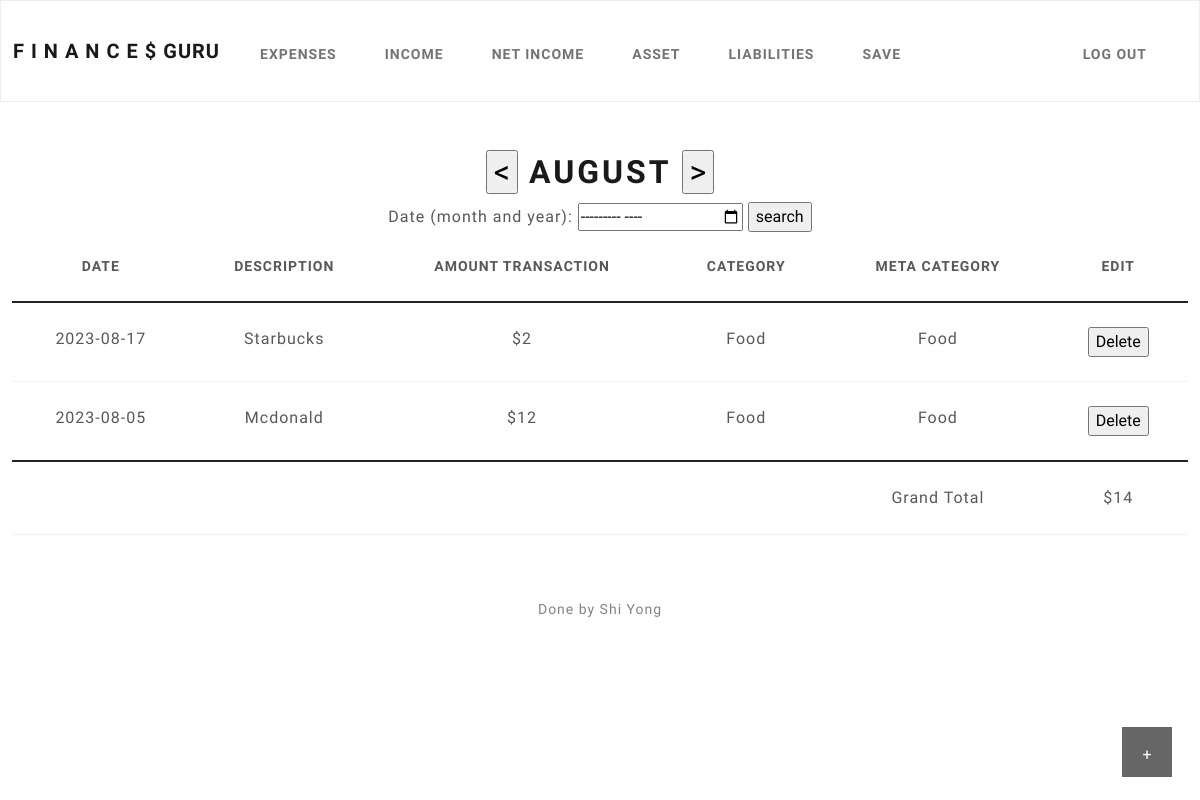
The app's page /expenses (signed in), older data.
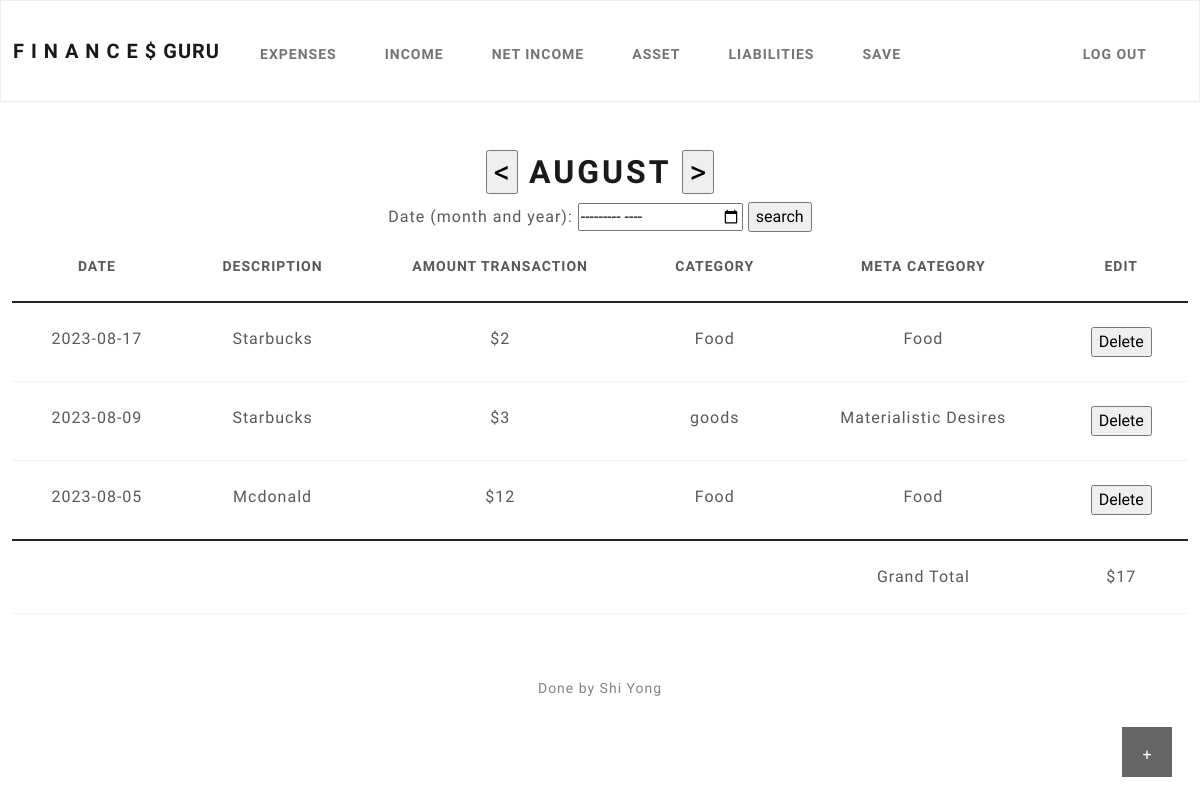
The same page, newer data.
### tables this page shows
CREATE TABLE "Expenses" (
	"E_id"	INTEGER,
	"Date"	TEXT,
	"Description"	TEXT,
	"expenses"	INTEGER,
	"Category"	TEXT,
	"MetaC"	TEXT,
	"id"	INTEGER NOT NULL,
	PRIMARY KEY("E_id" AUTOINCREMENT),
	FOREIGN KEY("id") REFERENCES "users"("id")
);

### app.py (the view)
@app.route("/expenses", methods=["GET", "POST"])
@login_required
def expenses():
    global month
    if request.method == "POST":
        Date = request.form.get('Date')
        Description = request.form.get('Description')
        expenses = request.form.get('expenses')
        Category = request.form.get('Category')
        MetaC = request.form.get('MetaC') #TODO get the month that the search engine search for and return results
        if Date:
            db.execute("INSERT INTO Expenses (id, Date,Description,expenses,Category,MetaC) VALUES(?, ?, ?, ?, ?, ?)", session["user_id"], Date,Description,expenses,Category,MetaC)
        Delete = request.form.get('Delete')
        if Delete != None:
            db.execute("DELETE FROM Expenses WHERE E_id = ? AND id = ?",Delete,session["user_id"])
        today = date.today()
        today = str(today)
        search = today[:-4]
        MONTH = request.form.get('month')
        if MONTH != None:
            MONTH = str(MONTH)
            MONTH = MONTH[-2:]
            if MONTH[:1] == '0':
                month = int(MONTH[-1:])
            else:
                month = int(MONTH)
        Previous = request.form.get('Previous')
        if Previous != None:
            month = int(month) -1
        Next = request.form.get('Next')
        if Next != None:
            month = int(month) +1
        if int(month) > 12 or int(month) < 1: #check if it overflow
            month = today[-4:-3]
        Month_full_name = calendar.month_name[int(month)]
        month = str(month)
        search = search + month
        search = search + '%'
        total = db.execute("SELECT SUM(expenses) FROM Expenses WHERE id = ? AND Date LIKE ?", session["user_id"],search)
        total = total[0]['SUM(expenses)']
        if total == None:
            total = 0
        LIST = db.execute("SELECT * FROM Expenses WHERE id = ? AND Date LIKE ? ORDER BY Date DESC", session["user_id"],search) #TODO Search the data from This month date
        Cat = [' Birthday Gift', 'Business Expense', 'Charity', 'Entertainment','Food','Materialistic Desires','Medical','Other','Rent','Self-Improvement','Transportation','Travel']
        return render_template('expenses.html',Cat=Cat,LIST=LIST,Month_full_name=Month_full_name, total = total)
    else:
        today = date.today()
        today = str(today)
        search = today[:-4]
        month = today[-4:-3]
        Month_full_name = calendar.month_name[int(month)]
        search = search + month
        search = search + '%'
        total = db.execute("SELECT SUM(expenses) FROM Expenses WHERE id = ? AND Date LIKE ?", session["user_id"],search)
        total = total[0]['SUM(expenses)']
        if total == None:
            total = 0
        LIST = db.execute("SELECT * FROM Expenses WHERE id = ? AND Date LIKE ? ORDER BY Date DESC", session["user_id"],search) #TODO Search the data from This month date
        Cat = [' Birthday Gift', 'Business Expense', 'Charity', 'Entertainment','Food','Materialistic Desires','Medical','Other','Rent','Self-Improvement','Transportation','Travel']
        return render_template('expenses.html',Cat=Cat,LIST=LIST,Month_full_name=Month_full_name, total = total)

### app.py (called while the page is built)
@app.after_request
def after_request(response):
    response.headers["Cache-Control"] = "no-cache, no-store, must-revalidate"
    response.headers["Expires"] = 0
    response.headers["Pragma"] = "no-cache"
    return response

### helpers.py (called while the page is built)
def login_required(f):
    @wraps(f)
    def decorated_function(*args, **kwargs):
        if session.get("user_id") is None:
            return redirect("/login")
        return f(*args, **kwargs)
    return decorated_function

### templates/expenses.html (shortened to what this page needs)
{% extends "layout.html" %}
{% block main %}
<button class="open-button" onclick="openForm()">+</button>
<form action="/expenses" method="post">
<h1><input type="submit" name="Previous" value="<">
    {{Month_full_name}}
    <input type="submit" name="Next" value=">"></h1>
</form>
<form action="/expenses" method="post">
  <label for="month">Date (month and year):</label>
  <input type="month" id="month" name="month" required>
  <input type="submit" value="search">
</form>
  <table class="table" style="margin-left:auto;margin-right:auto;">
        <thead class="thead-dark">
            <tr>
                <th scope="col">Date</th>
                <th scope="col">Description</th>
                <th scope="col">Amount Transaction</th>
                <th scope="col">Category</th>
                <th scope="col">Meta Category</th>
                <th>Edit</th>
            </tr>
        </thead>
        <tbody>
            {% for row in LIST %}
                <tr>
                    <td>{{row['Date']}}</td>
                    <td>{{row['Description']}}</td>
                    <td>${{row['expenses']}}</td>
                    <td>{{row['Category']}}</td>
                    <td>{{row['MetaC']}}</td>
                    <td>
                    <form action="/expenses" method="post">
                       <input type="submit" value="Delete" >
                   </form>
                    </td>
                </tr>
            {% endfor %}
        </tbody>
        <tfoot>
                <tr>
                    <td></td>
                    <td></td>
                    <td></td>
                    <td></td>
                    <td>Grand Total</td>
                    <td >${{ total }}</td>
                </tr>
        </tfoot>
    </table>
{% endblock %}

### templates/layout.html (shortened to what this page needs)
<!DOCTYPE html>
<html lang="en">
    <head>
        <link href="https://cdn.jsdelivr.net/npm/bootstrap@5.1.3/dist/css/bootstrap.min.css" rel="stylesheet">
        <link href="/static/bootstrap.min.css" rel="stylesheet">
    </head>
    <body>
        <nav class="bg-light border navbar navbar-expand-md navbar-light">
            <div class="container-fluid">
                <a class="navbar-brand" href="/">
                    <span >F</span>
                    <span >I</span>
                    <span >N</span>
                    <span >A</span>
                    <span >N</span>
                    <span>C</span>
                    <span>E</span>
                    <span >$</span>
                    <span>GURU</span>
                </a>
                <div class="collapse navbar-collapse" id="navbar">
                    {% if session["user_id"] %}
                        <ul class="navbar-nav me-auto mt-2">
                            <li class="nav-item"><a class="nav-link" href="/expenses">Expenses</a></li>
                            <li class="nav-item"><a class="nav-link" href="/income">Income</a></li>
                            <li class="nav-item"><a class="nav-link" href="/netincome">Net Income</a></li>
                            <li class="nav-item"><a class="nav-link" href="/asset">Asset</a></li>
                            <li class="nav-item"><a class="nav-link" href="/liabilities">Liabilities</a></li>
                            <li class="nav-item"><a class="nav-link" href="/save">Save</a></li>
                        </ul>
                        <ul class="navbar-nav ms-auto mt-2">
                            <li class="nav-item"><a class="nav-link" href="/logout">Log Out</a></li>
                        </ul>
                    {% else %}
                        <ul class="navbar-nav ms-auto mt-2">
                            <li class="nav-item"><a class="nav-link" href="/register">Register</a></li>
                            <li class="nav-item"><a class="nav-link" href="/login">Log In</a></li>
                        </ul>
                    {% endif %}
                </div>
            </div>
        </nav>
        <main class="container-fluid py-5 text-center">
            {% block main %}{% endblock %}
        </main>
        <footer class="mb-5 small text-center text-muted">
            Done by Shi Yong
        </footer>
    </body>
</html>

### templates/expenses.html (style rules this page uses)
body * { box-sizing: border-box; }
.open-button { background-color: black; color: white; padding: 16px 20px; border: none; cursor: pointer; opacity: 0.6; position: fixed; bottom: 23px; right: 28px; width: 50px; height: 50px; text-align: center; }

Row changes from the older to the newer data that the page shows:
added Expenses: Date "2023-08-09", Description "Starbucks", expenses "3", Category "goods", MetaC "Materialistic Desires"
Text that changed along with them:
{{ total }}: "14" → "17"
